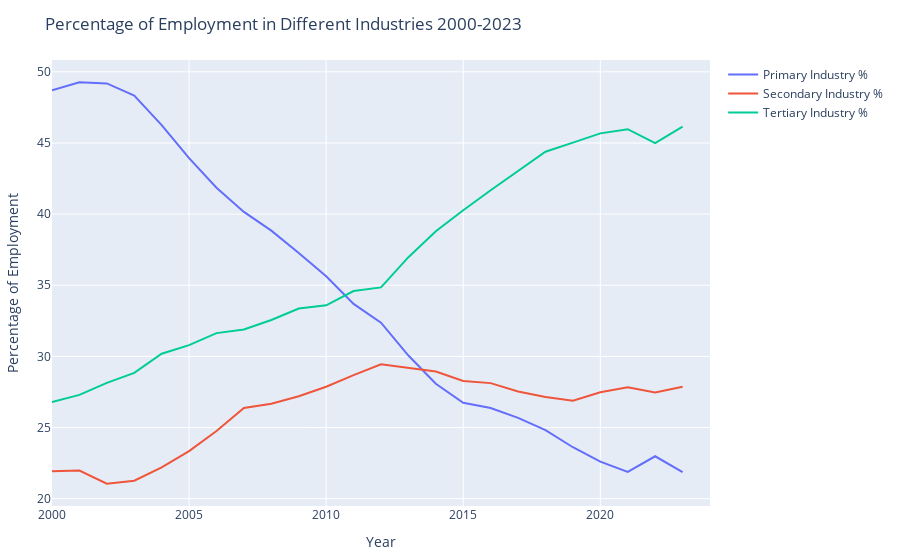

The notebook cell saved with this chart:
### Code cell
# Comparing the percenrage of employment in different sectors
df_overview."Primary Industry %" = df_overview."Primary Industry" ./ df_overview."Labor Force" .*100
df_overview."Secondary Industry %" = df_overview."Secondary Industry" ./ df_overview."Labor Force" .*100
df_overview."Tertiary Industry %" = df_overview."Tertiary Industry" ./ df_overview."Labor Force" .*100
pi_percent_line = PlotlyJS.scatter(
    x = df_overview."Year",
    y = df_overview."Primary Industry %",
    mode = "lines",
    name = "Primary Industry %",
    yaxis = "y"   # primary y-axis
)
si_percent_line = PlotlyJS.scatter(
    x = df_overview."Year",
    y = df_overview."Secondary Industry %",
    mode = "lines",
    name = "Secondary Industry %",
    yaxis = "y"   # primary y-axis
)
ti_percent_line = PlotlyJS.scatter(
    x = df_overview."Year",
    y = df_overview."Tertiary Industry %",
    mode = "lines",
    name = "Tertiary Industry %",
    yaxis = "y"   # primary y-axis
)
layout3 = PlotlyJS.Layout(
    title = "Percentage of Employment in Different Industries 2000-2023",
    xaxis = PlotlyJS.attr(title = "Year"),
    yaxis = PlotlyJS.attr(title = "Percentage of Employment"),
)
diff_ind_percent_graph = PlotlyJS.plot([pi_percent_line, si_percent_line, ti_percent_line], layout3)
display(diff_ind_percent_graph)
PlotlyJS.savefig(diff_ind_percent_graph, "Graph/diff_ind_percent_graph.png")

### Figure 1 — Plotly figure (JSON) as saved in the notebook; plotly's stock layout.template omitted (floating-point values rounded to 4 significant figures)
{"data": [{"mode": "lines", "name": "Primary Industry %", "type": "scatter", "x": [2000, 2001, 2002, 2003, 2004, 2005, 2006, 2007, 2008, 2009, 2010, 2011, 2012, 2013, 2014, 2015, 2016, 2017, 2018, 2019, 2020, 2021, 2022, 2023, 2024], "y": [48.71, 49.27, 49.19, 48.33, 46.26, 43.93, 41.85, 40.15, 38.84, 37.27, 35.63, 33.69, 32.37, 30.06, 28.07, 26.74, 26.37, 25.68, 24.81, 23.61, 22.6, 21.88, 22.98, 21.86, null], "yaxis": "y"}, {"mode": "lines", "name": "Secondary Industry %", "type": "scatter", "x": [2000, 2001, 2002, 2003, 2004, 2005, 2006, 2007, 2008, 2009, 2010, 2011, 2012, 2013, 2014, 2015, 2016, 2017, 2018, 2019, 2020, 2021, 2022, 2023, 2024], "y": [21.92, 21.97, 21.05, 21.26, 22.19, 23.34, 24.76, 26.38, 26.68, 27.2, 27.86, 28.68, 29.44, 29.18, 28.93, 28.27, 28.12, 27.53, 27.15, 26.88, 27.48, 27.83, 27.46, 27.87, null], "yaxis": "y"}, {"mode": "lines", "name": "Tertiary Industry %", "type": "scatter", "x": [2000, 2001, 2002, 2003, 2004, 2005, 2006, 2007, 2008, 2009, 2010, 2011, 2012, 2013, 2014, 2015, 2016, 2017, 2018, 2019, 2020, 2021, 2022, 2023, 2024], "y": [26.79, 27.29, 28.13, 28.84, 30.18, 30.79, 31.64, 31.89, 32.56, 33.36, 33.59, 34.6, 34.85, 36.97, 38.8, 40.28, 41.68, 43.02, 44.39, 45.02, 45.68, 45.97, 44.99, 46.15, null], "yaxis": "y"}], "layout": {"margin": {"b": 50, "l": 50, "r": 50, "t": 60}, "title": "Percentage of Employment in Different Industries 2000-2023", "xaxis": {"title": "Year"}, "yaxis": {"title": "Percentage of Employment"}}}
